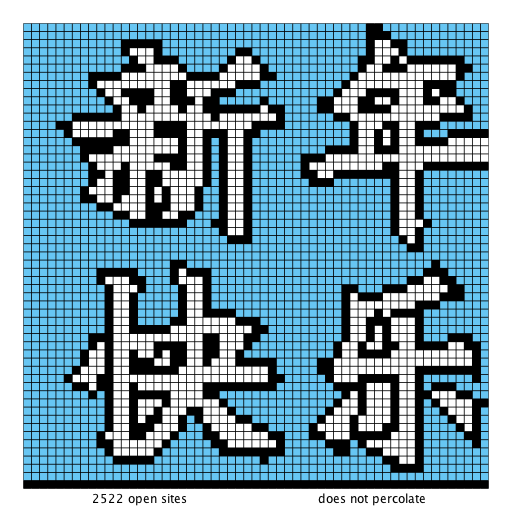
#> input picture O-que-Fiz-Na-Faculdade/MAC2/EPs - MAC 2/EP7/percolation_testes/greeting57.png, 512 x 512 px
$ python rotate.py
#> lines starting #> are read from the running program, lines starting #| are printed output that depends on the picture
#----------------------------------------------------------------
#   Execução: python3 rotate.py imagem.jpg
#
#   Lê de um arquivo uma imagem e a exibe a rotacionada de 90º
#----------------------------------------------------------------

from PIL import Image
import numpy as np

def main():
    nome_arq = input("Digite o nome do arquivo com a imagem: ")
#> the answer given: ../../EPs - MAC 2/EP7/percolation_testes/greeting57.png
    im = Image.open(nome_arq)
#> im is the input picture: PIL image 512x512 RGBA; mean R, G, B, A 121.2, 155.5, 171.8, 255

    # exiba imagem
    print(im.format, im.size, im.mode)
#| PNG (512, 512) RGBA
    # im.show()

    # transforme imagem em array
    pix    = np.array(im)

    # rotacione a imagem de 90 graus
    pix_rt = np.rot90(pix, 1)
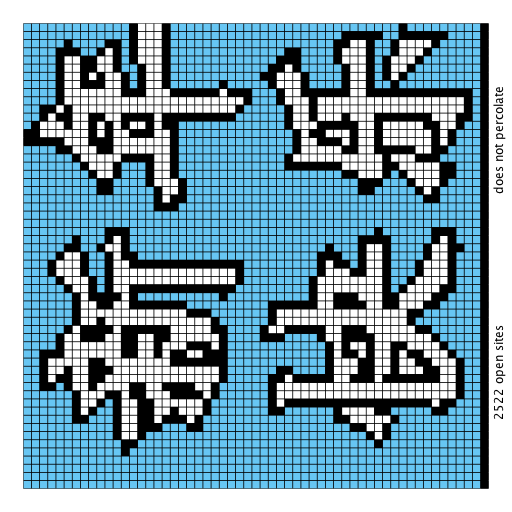
#> pix_rt: shape (512, 512, 4); mean R, G, B, A 121.2, 155.5, 171.8, 255

    # crie um nova imagem a partir do array
    im_rt = Image.fromarray(pix_rt)

    # exiba a novae imagem
    im_rt.show()

#---------------------------------------------------------
if __name__ == "__main__":
    main()

$ run again, on O-que-Fiz-Na-Faculdade/MAC2/EPs - MAC 2/EP7/percolation_testes/input10-no.png
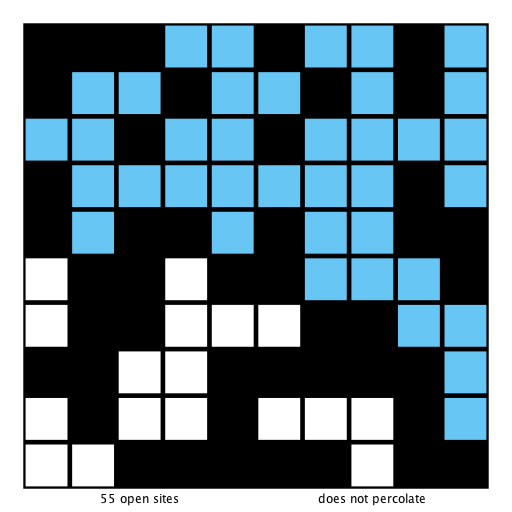
#> input picture O-que-Fiz-Na-Faculdade/MAC2/EPs - MAC 2/EP7/percolation_testes/input10-no.png, 512 x 512 px
#> in main, im is the input picture: PIL image 512x512 RGBA; mean R, G, B, A 99, 123.2, 134.6, 255
#| PNG (512, 512) RGBA
#> in main, `pix_rt = np.rot90(pix, 1)`:
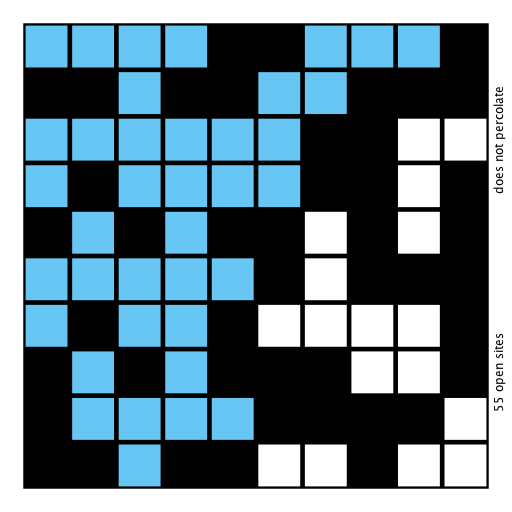
#> pix_rt: shape (512, 512, 4); mean R, G, B, A 99, 123.2, 134.6, 255
